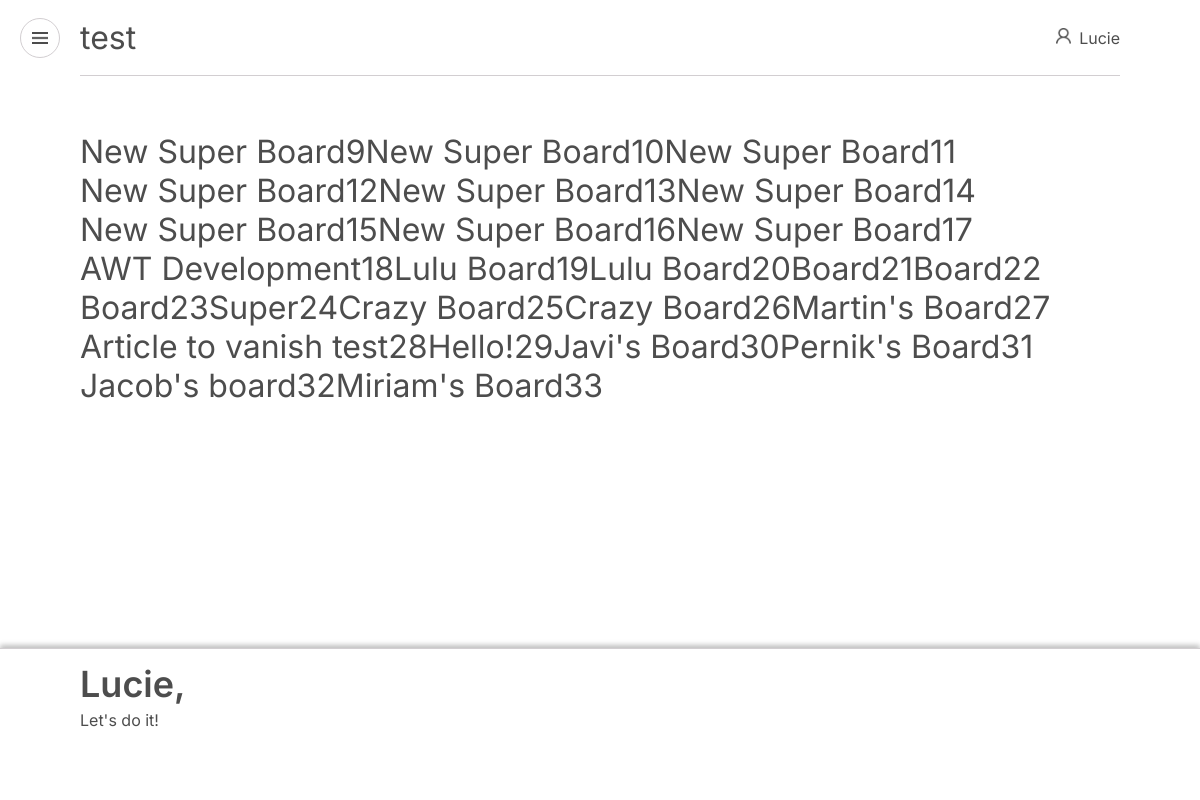
The app's page /test (signed in) with its own data.
### app/models.py (models this page shows, shortened)
class User(UserMixin, db.Model):
    id = db.Column(db.Integer, primary_key=True)
    name = db.Column(db.String(128))
    surname = db.Column(db.String(128))
    email = db.Column(db.String(120), index=True, unique=True)
    password_hash = db.Column(db.String(128))
    boards = db.relationship('Board', backref='author', lazy='dynamic')

class Board(db.Model):
    id = db.Column(db.Integer, primary_key=True)
    title = db.Column(db.String(24), index=True)
    user_id = db.Column(db.Integer, db.ForeignKey('user.id'))
    cards = db.relationship('Card', backref='motherboard', lazy='dynamic')

### app/routes.py (the view)
@app.route("/test")
def test():
    user = current_user
    displayBoard = user.boards.all()
    return render_template('testboard.html', boards=displayBoard, user=user, title='test', greeting="Let's do it!")

### app/models.py (called while the page is built)
@login.user_loader
def load_user(id):
    return User.query.get(int(id))

### app/templates/testboard.html (shortened to what this page needs)
{% extends "applayout.html" %}
 {% block main %}
 <section class="main no_overflow flex-wrap flex_start">
        {% for board in boards %}
            {% if board.id >8 %}
            <h1>{{ board.title}}</h1>
            <h1>{{ board.id}}</h1>
            {% endif %}
        {% endfor %}
 </section>
{% endblock %}
{% block dashboard %}
<div class="dashboard flex_row_spacebetween">
    <div class="column">
        <span class="name">{{ current_user.name }},</span>
        <p class="message">{{ greeting }}</p>
    </div>
    <div class="column tablet_none">
    </div>
</div>
{% endblock %}

### app/templates/applayout.html (shortened to what this page needs)
<!DOCTYPE html>
<html lang="en">
<head>
    {% block headnav %}
    <link rel="stylesheet" href="{{ url_for('static', filename='css/style.css') }}">
</head>
<body>
    <section class="board">
        <nav class="navigation">
            <div class="menu_box flex_center">
                <div class="menu_circle flex_center" id="btn_menu" onclick="openNav()">
                    <div class="hmb_box flex_center"><img src="{{ url_for('static', filename='img/menu.png') }}" alt="" id="menu_img"></div>
                </div>
            </div>
            <div class="nav_bar flex_row_spacebetween">
                <h1>{{ title }}</h1>
                <span class="flex_row_spacebetween"><div class="box_user_img"><img src="{{ url_for('static', filename='img/user.png') }}" alt=""></div>{{ current_user.name }}</span>
            </div>
            <div class="menu_box"></div>
        </nav>
        {% endblock %}
        {% block main %}
        {% endblock %}
         {% block dashboard %}
        {% endblock %}
    </section>
</body>
</html>

### app/static/css/style.css (style rules this page uses)
*, *::before, *::after { -webkit-box-sizing: border-box; box-sizing: border-box; font-size: 16px; }
body { margin: 0; padding: 0; color: #4D4D4D; font-family: Inter; }
img { max-width: 100%; }
h1 { font-family: Inter; margin: 0; padding: 0; font-size: 2rem; font-weight: 400; }
.navigation { width: 100%; height: 76px; position: fixed; z-index: 50; top: 0; display: -webkit-box; display: -ms-flexbox; display: flex; background: white; }
.menu_box { width: 80px; height: 100%; }
.menu_circle { width: 40px; height: 40px; border: 1px solid #D2CED1; border-radius: 50px; }
.hmb_box { height: 12px; width: 16px; opacity: 70%; }
.nav_bar { width: calc( 100vw - 160px); height: 100%; border-bottom: 1px solid #D2CED1; -webkit-box-align: center; -ms-flex-align: center; align-items: center; }
.box_user_img { width: 15px; height: 15px; margin: 0px 8px; opacity: 70%; }
.flex_center { display: -webkit-box; display: -ms-flexbox; display: flex; -ms-flex-pack: distribute; justify-content: space-around; -webkit-box-align: center; -ms-flex-align: center; align-items: center; }
.flex_row_spacebetween { display: -webkit-box; display: -ms-flexbox; display: flex; -webkit-box-pack: justify; -ms-flex-pack: justify; justify-content: space-between; }
.dashboard { width: 100%; height: 152px; -webkit-box-shadow: 0px -3px 5px rgba(0, 0, 0, 0.25); box-shadow: 0px -3px 5px rgba(0, 0, 0, 0.25); background: #ffffff; border-top: 1px solid #D2CED1; position: fixed; bottom: 0; padding: 25px 80px; overflow: hidden; z-index: 10; }
.column { display: -webkit-box; display: -ms-flexbox; display: flex; -webkit-box-orient: vertical; -webkit-box-direction: normal; -ms-flex-direction: column; flex-direction: column; width: 33%; }
.name { font-size: 36px; font-weight: 600; line-height: 20px; }
.main { width: 150%; padding: 132px 80px; display: -webkit-box; display: -ms-flexbox; display: flex; overflow: auto; white-space: nowrap; margin-bottom: 20px; }
.no_overflow { width: 100%; overflow: hidden; }
.flex-wrap { display: -webkit-box; display: -ms-flexbox; display: flex; -ms-flex-wrap: wrap; flex-wrap: wrap; -ms-flex-line-pack: start; align-content: flex-start; }

### records on screen
User: name "Lucie"
Board: title "New Super Board", id "9"
Board: title "New Super Board", id "10"
Board: title "New Super Board", id "11"
Board: title "New Super Board", id "12"
Board: title "New Super Board", id "13"
Board: title "New Super Board", id "14"
Board: title "New Super Board", id "15"
Board: title "New Super Board", id "16"
Board: title "New Super Board", id "17"
Board: title "AWT Development", id "18"
Board: title "Lulu Board", id "19"
Board: title "Lulu Board", id "20"
Board: title "Board", id "21"
Board: title "Board", id "22"
Board: title "Board", id "23"
Board: title "Super", id "24"
Board: title "Crazy Board", id "25"
Board: title "Crazy Board", id "26"
Board: title "Martin's Board", id "27"
Board: title "Article to vanish test", id "28"
Board: title "Hello!", id "29"
Board: title "Javi's Board", id "30"
Board: title "Pernik's Board", id "31"
Board: title "Jacob's board", id "32"
Board: title "Miriam's Board", id "33"

### other values on screen
{{ title }} "test"
{{ greeting }} "Let's do it!"
